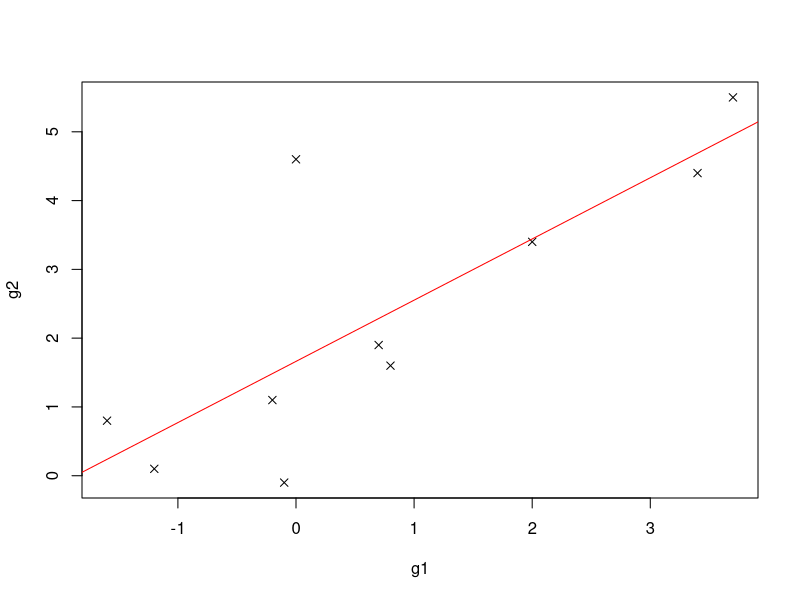

Write the R code that produced this figure.
x <- subset(sleep, group == 1, extra, drop = T)
y <- subset(sleep, group == 2, extra, drop = T)
(out <- lm(y ~ x)) # 線形回帰分析の実行
coef(out) # 推定されたパラメタ値

# 宰相に浄水定量の計算公式
(beta.hat <- cov(x, y)/var(x,y))
(alpha.hat <- mean(y) - beta.hat * mean(x))

# プロット
plot(x,y,xlab='g1', ylab='g2', pch=4)
abline(reg=out,col='red')

# 重回帰分析
# モデル：y = -1 + 2x
set.seed(123)
x <- c(7,2,6,4,3,10,9,1,8,5) # 説明変数
epsilon <- rnorm(length(x)) # 誤差項
y <- -1 + 2 * x + epsilon # 目的変数の観測データ
(out <- lm(y~x)) # 回帰係数の推定
(b <- coef(out)) # 推定された回帰係数の出力

# 最小二乗推定量の計算公式との確認
X <- cbind(rep(1, length(x)), x) # デザイン行列
G <- crossprod(X) # グラム行列 
solve(G) %*% crossprod(X, y)

# あてはめ価と残差が直行する
(yhat <- fitted(out))
(epshat <- resid(out))


model = Ozone ~ Wind + Temp # オゾンを風と温度で表すモデルを定義する。formulaクラスが返る
(est <- lm(model, data = airquality))
